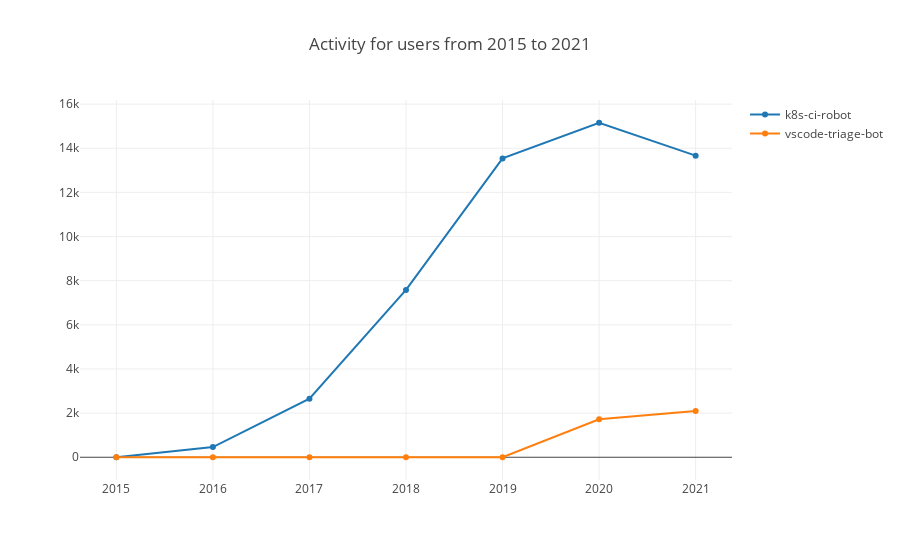

Here is the notebook cell this chart was saved with:
### Markdown cell above
- getUserActivity

This function will return the user activity with the config param.

Here is an example of k8s-ci-robot and vscode-triage-bot by year from 2015 to 2021.

### Code cell
var startYear = 2015, startMonth = 1, endYear = 2021, endMonth = 12, x = [];
for (let y = startYear; y <= endYear; y++) x.push(`${y}`);
openDigger.index.activity.getUserActivity({userLogins: ['k8s-ci-robot', 'vscode-triage-bot'], startYear, startMonth, endYear, endMonth, groupTimeRange: 'year'}).then(data => {
    openDigger.render.plotly(data.map(row => {
        return { x, y: row.activity, mode: 'scatter', name: row.name };
    }), {title: `Activity for users from ${startYear} to ${endYear}`, xaxis: {type: 'category'}});
});

### Figure 1 — Plotly figure (JSON) as saved in the notebook; plotly's stock layout.template omitted (floating-point values rounded to 4 significant figures)
{"data": [{"mode": "scatter", "name": "k8s-ci-robot", "x": ["2015", "2016", "2017", "2018", "2019", "2020", "2021"], "y": [0, 462.4, 2656.0, 7582.0, 13540.0, 15160.0, 13670.0]}, {"mode": "scatter", "name": "vscode-triage-bot", "x": ["2015", "2016", "2017", "2018", "2019", "2020", "2021"], "y": [0, 0, 0, 0, 0, 1723.0, 2093.0]}], "layout": {"autosize": true, "title": {"text": "Activity for users from 2015 to 2021"}, "xaxis": {"autorange": true, "range": [-0.3613, 6.361], "type": "category"}, "yaxis": {"autorange": true, "range": [-1251.0, 16410.0], "type": "linear"}}}
